Frame 1 (no input): blank canvas, image omitted
Frame 60 (the mouse pressed at the canvas centre just before this capture): blank canvas, image omitted
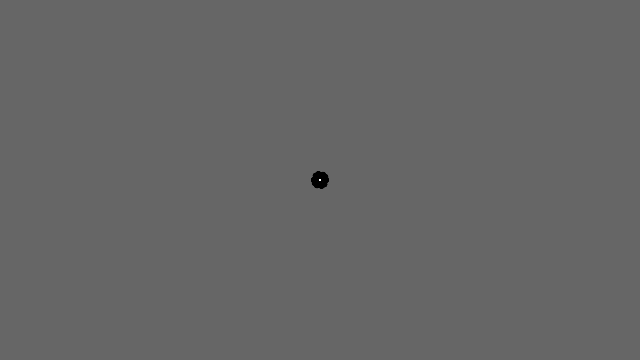
Frame 120 (the mouse held since frame 60 and released just before this capture)

The Processing sketch whose frames 1 and 60 were blank and that drew this single picture after the mouse press (run headless with seeded random() and noise(); from frame 60 on, the mouse is pressed at the canvas centre):

// Processing sketch: Pulses
// ── Pulses.pde
/**
 * Pulses.
 * 
 * Software drawing instruments can follow a rhythm or abide by rules independent 
 * of drawn gestures. This is a form of collaborative drawing in which the draftsperson 
 * controls some aspects of the image and the software controls others.
 */

int angle = 0;

void setup() {
  size(640, 360);
  background(102);
  smooth();
  noStroke();
  fill(0, 102);
}

void draw() {
  // Draw only when mouse is pressed
  if (mousePressed == true) {
    angle += 10;
    float val = cos(radians(angle)) * 6.0;
    for (int a = 0; a < 360; a += 75) {
      float xoff = cos(radians(a)) * val;
      float yoff = sin(radians(a)) * val;
      fill(0);
      ellipse(mouseX + xoff, mouseY + yoff, val, val);
    }
    fill(255);
    ellipse(mouseX, mouseY, 2, 2);
  }
}
